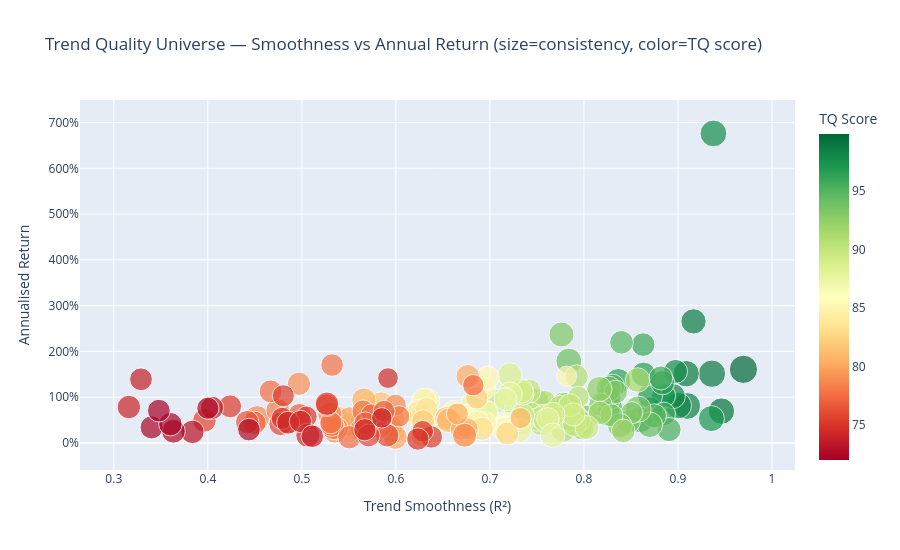

Here is the notebook cell this chart was saved with:
### Markdown cell above
## 5. Smoothness vs Annual Return scatter

### Code cell
plot_df = screener.head(200).reset_index().rename(columns={'index': 'symbol'})

fig = px.scatter(
    plot_df,
    x='smoothness', y='ann_ret',
    color='final_score',
    size='consistency',
    hover_name='symbol',
    hover_data={'smoothness': ':.3f', 'ann_ret': ':.1%', 'max_dd': ':.1%', 'trend_score': ':.1f', 'quality_score': ':.1f'},
    color_continuous_scale='RdYlGn',
    labels={
        'smoothness': 'Trend Smoothness (R²)',
        'ann_ret': 'Annualized Return',
        'final_score': 'Final Score',
        'consistency': 'Consistency',
    },
    title='Trend Quality Universe — Smoothness vs Annual Return (size=consistency, color=final score)'
)
fig.update_traces(marker=dict(opacity=0.7))
fig.update_yaxes(tickformat='.0%')
fig.update_layout(height=550)
fig.show()

### Figure 1 — Plotly figure (JSON) as saved in the notebook; plotly's stock layout.template omitted (floating-point values rounded to 4 significant figures; data arrays with more than 128 entries replaced by an {"elided": "..."} marker saying what was removed)
{"data": [{"customdata": {"elided": "200x2 float values"}, "hovertemplate": "<b>%{hovertext}</b><br><br>Trend Smoothness (R²)=%{x:.3f}<br>Annualised Return=%{y:.1%}<br>Consistency=%{marker.size}<br>max_dd=%{customdata[0]:.1%}<br>TQ Score=%{marker.color:.1f}<extra></extra>", "hovertext": {"elided": "200 str values"}, "legendgroup": "", "marker": {"color": {"elided": "200 float values"}, "coloraxis": "coloraxis", "opacity": 0.7, "size": {"elided": "200 float values"}, "sizemode": "area", "sizeref": 0.002242, "symbol": "circle"}, "mode": "markers", "name": "", "orientation": "v", "showlegend": false, "type": "scatter", "x": {"elided": "200 float values"}, "xaxis": "x", "y": {"elided": "200 float values"}, "yaxis": "y"}], "layout": {"coloraxis": {"colorbar": {"title": {"text": "TQ Score"}}, "colorscale": [[0, "rgb(165,0,38)"], [0.1, "rgb(215,48,39)"], [0.2, "rgb(244,109,67)"], [0.3, "rgb(253,174,97)"], [0.4, "rgb(254,224,139)"], [0.5, "rgb(255,255,191)"], [0.6, "rgb(217,239,139)"], [0.7, "rgb(166,217,106)"], [0.8, "rgb(102,189,99)"], [0.9, "rgb(26,152,80)"], [1, "rgb(0,104,55)"]]}, "height": 550, "legend": {"itemsizing": "constant", "tracegroupgap": 0}, "title": {"text": "Trend Quality Universe — Smoothness vs Annual Return (size=consistency, color=TQ score)"}, "xaxis": {"anchor": "y", "domain": [0, 1], "title": {"text": "Trend Smoothness (R²)"}}, "yaxis": {"anchor": "x", "domain": [0, 1], "tickformat": ".0%", "title": {"text": "Annualised Return"}}}}
